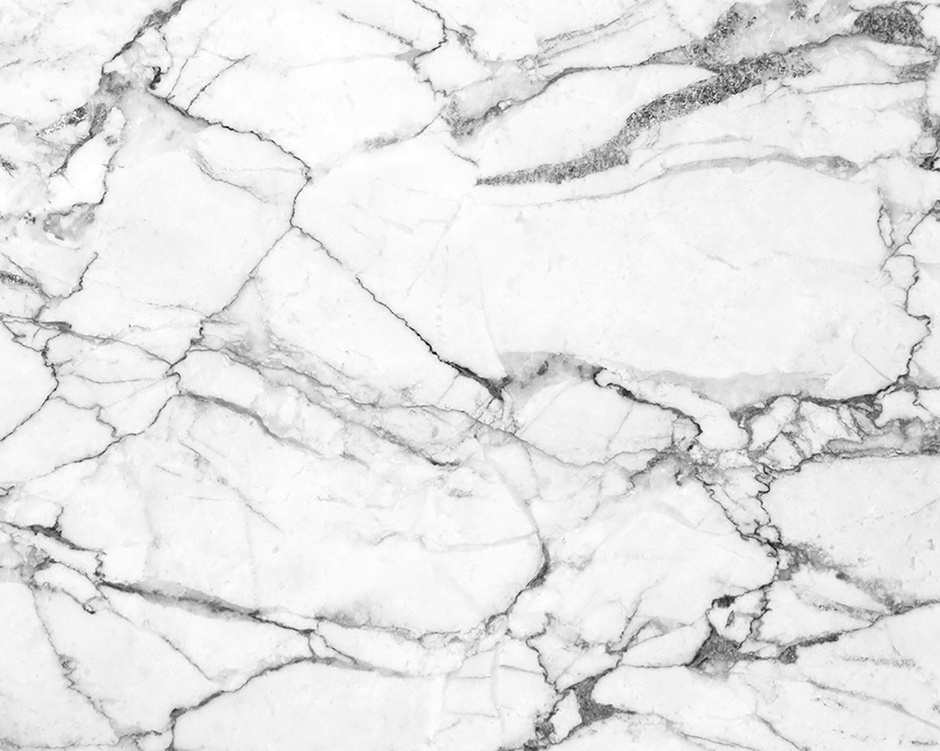
#> input picture demo/patterns/mramor.jpg, 940 x 751 px, shrunk from 1800 x 1438 before the run
$ python main.py
#> lines starting #> are read from the running program, lines starting #| are printed output that depends on the picture; after the words box and inside, x2 and y2 are one past the last pixel; in counts of white or black regions, pixels touching at a corner belong together
import cv2
import numpy as np
import argparse
import os
from glob import glob

class PatternApply():
    '''
    Class for Applying Selected Pattern onto the object
    '''
    def __init__(self, pattern_path, mask_path, output_path) -> None:
#> called with pattern_path = 'demo/patterns/mramor.jpg', mask_path = 'demo/mask/test.png', output_path = 'demo/results/'
        self.pattern_png = cv2.imread(pattern_path) # pattern
#> self.pattern_png is the input picture: shape (751, 940, 3); min 0, max 255, mean 230.8
        self.corners = [] # selected corners to project onto

        self.seg_png = cv2.imread(mask_path) # read the segmentation mask of the scene
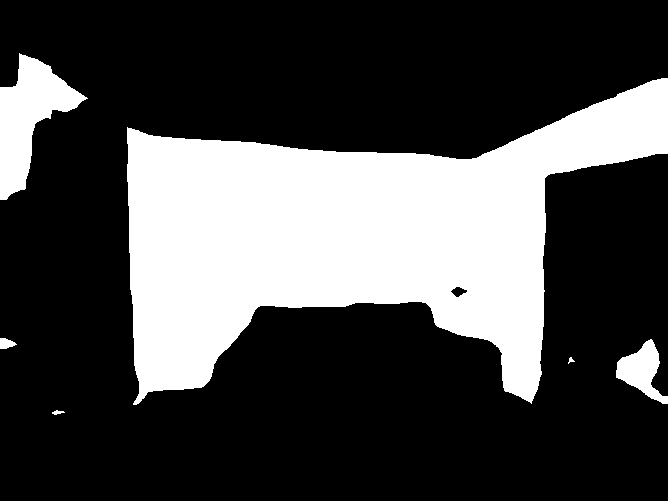
#> input picture demo/mask/test.png, 668 x 501 px, shrunk from 1280 x 960 before the run
#> self.seg_png is the input picture: shape (501, 668, 3); values 0 (black) and 1 (white), 28.5% white; 6 white regions, box (x1, y1, x2, y2) and area: (127, 78, 668, 405) 87981, (0, 53, 88, 200) 5711, (616, 339, 668, 404) 1618, (0, 338, 17, 349) 130, (52, 410, 65, 415) 37, (568, 357, 575, 364) 23

        self.output_path = output_path
        os.makedirs(self.output_path, exist_ok = True)
        self.img_ = None # img to show

    def apply(self, img):
        H, W, _ = self.pattern_png.shape
        pts1 = np.float32([[0, 0], [W, 0],
                       [W, H], [0, H]])
        pts2 = np.float32(self.corners)
        # Apply Perspective Transform Algorithm
        matrix = cv2.getPerspectiveTransform(pts1, pts2)
        result = cv2.warpPerspective(self.pattern_png, matrix, img.shape[:2][::-1])

        result *= self.seg_png # pick only parts covering the selected class id (ex., bed, walls)
        img[result != 0] = img[result != 0]*0.2 + result[result != 0]*0.8
        self.img_ = img

    def save_img(self,):
        imgs = glob(os.path.join(self.output_path, "*.png")) + glob(os.path.join(self.output_path, "*.jpg"))
        cv2.imwrite(os.path.join(self.output_path, f"{len(imgs)}.png"), img)

    def getImg(self):
        return self.img_

def click_event(event, x, y, flags, params):
    # checking for left mouse clicks
    if event == cv2.EVENT_LBUTTONDOWN:
        pattern.corners.append([x,y])
        # displaying the coordinates
        # on the image window
        img_show = img.copy()
        img_show = cv2.circle(img_show, (x, y), 2, (0,0,0))
        cv2.imshow('image', img_show)

    # checking for right mouse clicks
    if event==cv2.EVENT_RBUTTONDOWN: # remove
        pattern.corners = pattern.corners[:-1]
        cv2.imshow('image', img)

    # click middle button to apply pattern
    if event==cv2.EVENT_MBUTTONDOWN and len(pattern.corners) == 4:
        pattern.apply(img)
        pattern.corners = []
        cv2.imshow('image', pattern.getImg())

def make_parser():
    parser = argparse.ArgumentParser()
    parser.add_argument('--image', type=str, default='demo/source/test.png', help='source')
    parser.add_argument('--pattern', type=str, default='demo/patterns/mramor.jpg', help='pattern path')
    parser.add_argument('--mask', type=str, default='demo/mask/test.png', help='mask path')
    parser.add_argument('--output', type=str, default='demo/results/', help='result path')
    return parser

if __name__=="__main__":
    opt =  make_parser().parse_args()
    pattern = PatternApply(opt.pattern, opt.mask, opt.output)

    # reading the image
    img = cv2.imread(opt.image)
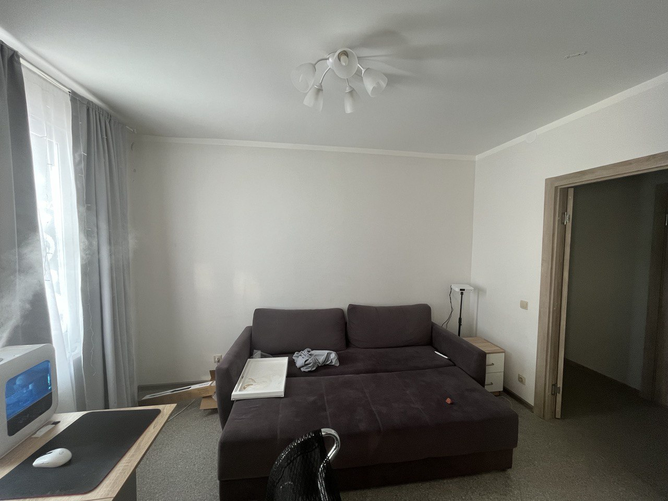
#> input picture demo/source/test.png, 668 x 501 px, shrunk from 1280 x 960 before the run
#> img is the input picture: shape (501, 668, 3); mean B, G, R 120.4, 126.1, 126.3

    # displaying the image
    cv2.imshow('image', img)

    # setting mouse handler for the image
    # and calling the click_event() function
    cv2.setMouseCallback('image', click_event)
    # wait for a key to be pressed to exit
    cv2.waitKey(0)

    # Save final img
    pattern.save_img()

    # close the window
    cv2.destroyAllWindows()
